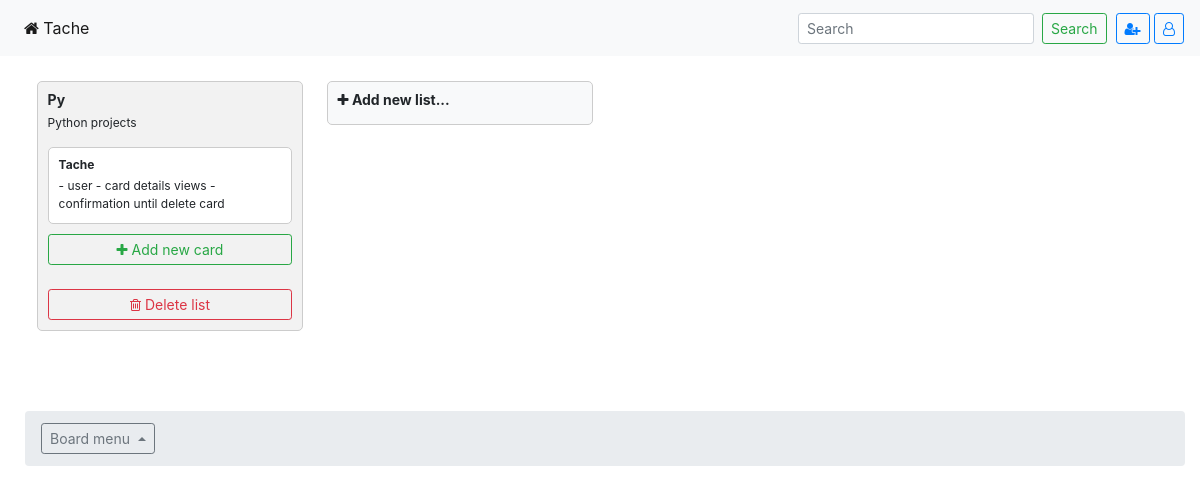
Screenshot of /tache/board/138 with the database file from the repository.
### tache/models.py (models this page shows, shortened)
class ListList(models.Model):
    list_board = models.ForeignKey(ListBoard, on_delete=models.CASCADE, blank=False)
    list_name = models.CharField(max_length=100, verbose_name='Name')
    list_description = models.TextField(blank=True, verbose_name='Description')
    list_active_status = models.BooleanField(default=True, verbose_name='Active')
    list_create_date = models.DateTimeField(auto_now_add=True, editable=False, verbose_name='Create date')
    list_modify_date = models.DateTimeField(auto_now=True, editable=True, verbose_name='Last activity')
    class Meta:
        verbose_name = 'List'
        verbose_name_plural = 'Lists'

class ListCard(models.Model):
    card_list = models.ForeignKey(ListList, on_delete=models.CASCADE)
    card_name = models.CharField(max_length=100)
    card_description = models.TextField(blank=True)
    card_active_status = models.BooleanField(default=True)
    card_priority = models.IntegerField(choices=((1, 'Normal'), (2, 'High'), (3, 'ASAP'), (4, 'NOW')), default=1)
    card_create_date = models.DateTimeField(auto_now_add=True, editable=False)
    card_modify_date = models.DateTimeField(auto_now=True, editable=True)
    class Meta:
        verbose_name = 'Card'
        verbose_name_plural = 'Cards'

### tache/views.py (the view)
# urls.py: path('board/<int:board_id>', views.board, name="board"),
def board(request, board_id):
    try:
        bg = ListBoard.objects.get(pk=board_id)
        active_lists = ListList.objects.filter(list_active_status=True, list_board=board_id)
        context = {'active_lists': active_lists, 'bg':bg }
        return render(request, 'tache/board.html', context)
    except ListList.DoesNotExist:
        return redirect('home')

### tache/context_processor.py (called while the page is built)
def logged_user_name(request):
    username = "user not logged"
    try:
        username = request.user.username
        return {"logged_username" : username}
    except:
        pass

def get_current_path(request):
    path = request.get_full_path()
    path = re.sub("[^0-9]", "", path)
    return {
       'current_path': path,
     }

### tache/templates/tache/board.html (shortened to what this page needs)
{% extends 'base.html' %}
{% block content %}
<div class="container-fluid container-main">
<div class="row">
    <div class="col-sm">
        {% for single_list in active_lists %}
<div class="single-list">
    <h2>{{ single_list.list_name }}</h2>
    <p class="list-description">{{ single_list.list_description }}</p>
    {% if single_list.listcard_set.all %}
    {% for single_card in single_list.listcard_set.all %}
    <div class="single-card">
        <h3 class="card-title">{{ single_card.card_name }}</h3>
        <p class="card-desc">{{ single_card.card_description }}</p>
    </div>
    {% endfor %}
        <button type="button" class="btn btn-sm btn-outline-success create-card" style="width: 100%"><i class="fa fa-plus" aria-hidden="true"></i>
 Add new card</button><br/><br/>
        <form action="{% url 'delete' bg.pk single_list.pk %}" method="POST">
            <button class="btn btn-outline-danger btn-sm" type="submit" style="width: 100%"><i class="fa fa-trash-o" aria-hidden="true"></i>
 Delete list</button>
</form>
    {% endif %}
</div>
{% empty %}
<div class="alert alert-danger">Brak aktywnych list</div>
{% endfor %}
    <div class="single-list single-list-add create-list">
        <h2><i class="fa fa-plus" aria-hidden="true"></i> Add new list...</h2></div>
    </div>
</div>
    <br/><br/><br/>
    <nav aria-label="breadcrumb">
  <ol class="breadcrumb">
<div class="btn-group dropup">
  <button type="button" class="btn btn-sm btn-outline-secondary dropdown-toggle" data-toggle="dropdown" aria-haspopup="true" aria-expanded="false">
    Board menu
  </button>
</div>
  </ol>
</nav>
</div>
{% endblock %}

### tache/static/css/style.css (style rules this page uses)
* { transition: 0.4s ease all; }
.single-list { position: relative; float: left; width: 23%; margin: 0px 1%; margin-bottom: 8px; padding: 10px; background: #F2F2F2; border: 1px solid #CCC; border-radius: 5px; }
.single-list h2, .single-list h3, .single-board h2, .single-board h3 { margin: 0px 0px 5px; padding: 0px; font-weight: 700; }
.single-list h2, .single-board h2 { font-size: 14px; }
.single-list h3 { font-size: 12px; }
.single-list p { font-size: 12px; margin: 0px; }
.single-list > p { margin-bottom: 15px; }
.single-card { position: relative; float: left; width: 100%; margin-bottom: 10px; padding: 10px; background: #FFF; border: 1px solid #CCC; border-radius: 5px; cursor: pointer; }
.container-main { padding-top: 25px; padding-left: 25px; }
.single-list-add { background-color: #F8F9FA; cursor: pointer; }

### rows the page displays
ListList: list_name "Py", list_description "Python projects"
ListCard: card_name "Tache", card_description "- user - card details views - confirmation until delete card"
